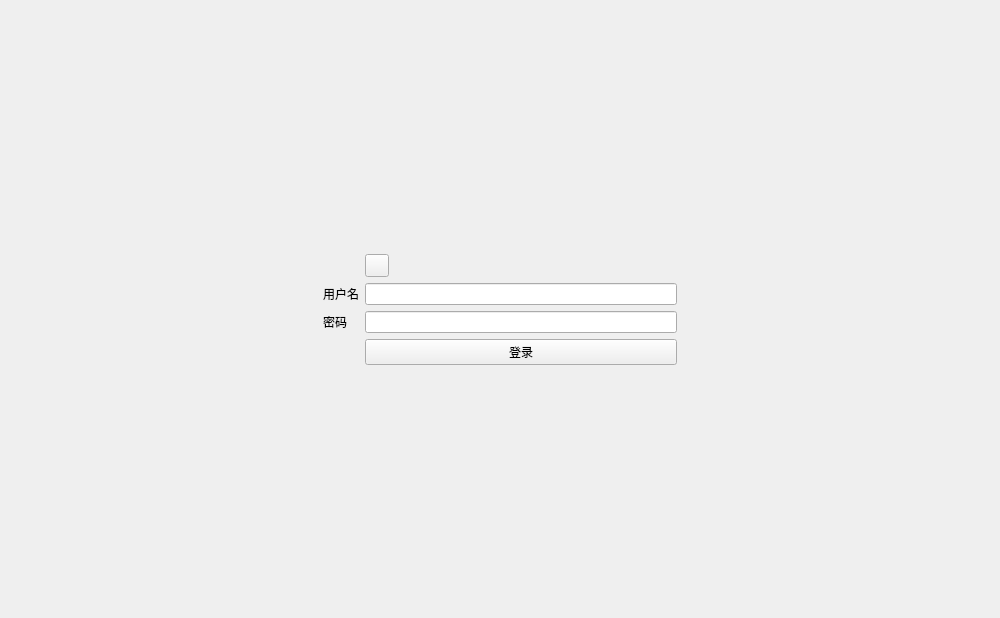
<?xml version="1.0" encoding="UTF-8"?>
<ui version="4.0">
 <class>Yggdrasil</class>
 <widget class="QWidget" name="Yggdrasil">
  <property name="geometry">
   <rect>
    <x>0</x>
    <y>0</y>
    <width>1000</width>
    <height>618</height>
   </rect>
  </property>
  <property name="windowTitle">
   <string>Yggdrasil</string>
  </property>
  <layout class="QGridLayout" name="gridLayout">
   <item row="2" column="0">
    <spacer name="horizontalSpacer">
     <property name="orientation">
      <enum>Qt::Horizontal</enum>
     </property>
     <property name="sizeHint" stdset="0">
      <size>
       <width>40</width>
       <height>20</height>
      </size>
     </property>
    </spacer>
   </item>
   <item row="1" column="2">
    <layout class="QHBoxLayout" name="hl_links">
     <item>
      <widget class="TransparentToolButton" name="pb_delete"/>
     </item>
     <item>
      <spacer name="horizontalSpacer_3">
       <property name="orientation">
        <enum>Qt::Horizontal</enum>
       </property>
       <property name="sizeHint" stdset="0">
        <size>
         <width>40</width>
         <height>20</height>
        </size>
       </property>
      </spacer>
     </item>
    </layout>
   </item>
   <item row="0" column="2">
    <spacer name="verticalSpacer_2">
     <property name="orientation">
      <enum>Qt::Vertical</enum>
     </property>
     <property name="sizeHint" stdset="0">
      <size>
       <width>20</width>
       <height>40</height>
      </size>
     </property>
    </spacer>
   </item>
   <item row="2" column="3">
    <spacer name="horizontalSpacer_2">
     <property name="orientation">
      <enum>Qt::Horizontal</enum>
     </property>
     <property name="sizeHint" stdset="0">
      <size>
       <width>40</width>
       <height>20</height>
      </size>
     </property>
    </spacer>
   </item>
   <item row="2" column="2">
    <widget class="LineEdit" name="le_username"/>
   </item>
   <item row="3" column="2">
    <widget class="PasswordLineEdit" name="le_password"/>
   </item>
   <item row="2" column="1">
    <widget class="QLabel" name="l_username">
     <property name="text">
      <string>用户名</string>
     </property>
    </widget>
   </item>
   <item row="3" column="1">
    <widget class="QLabel" name="l_password">
     <property name="text">
      <string>密码</string>
     </property>
    </widget>
   </item>
   <item row="5" column="2">
    <spacer name="verticalSpacer">
     <property name="orientation">
      <enum>Qt::Vertical</enum>
     </property>
     <property name="sizeHint" stdset="0">
      <size>
       <width>20</width>
       <height>40</height>
      </size>
     </property>
    </spacer>
   </item>
   <item row="4" column="2">
    <widget class="PushButton" name="pb_login">
     <property name="text">
      <string>登录</string>
     </property>
    </widget>
   </item>
  </layout>
 </widget>
 <customwidgets>
  <customwidget>
   <class>PushButton</class>
   <extends>QPushButton</extends>
   <header>qfluentwidgets</header>
  </customwidget>
  <customwidget>
   <class>ToolButton</class>
   <extends>QToolButton</extends>
   <header>qfluentwidgets</header>
  </customwidget>
  <customwidget>
   <class>TransparentToolButton</class>
   <extends>ToolButton</extends>
   <header>qfluentwidgets</header>
  </customwidget>
  <customwidget>
   <class>LineEdit</class>
   <extends>QLineEdit</extends>
   <header>qfluentwidgets</header>
  </customwidget>
  <customwidget>
   <class>PasswordLineEdit</class>
   <extends>LineEdit</extends>
   <header>qfluentwidgets</header>
  </customwidget>
 </customwidgets>
 <resources/>
 <connections/>
</ui>
